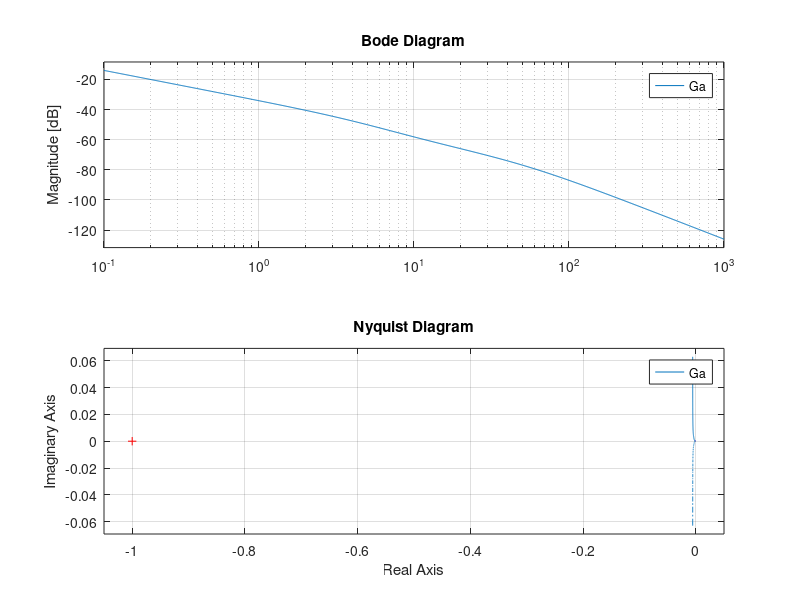

The MATLAB source for this figure:
clear all, close all

s = tf('s')

F = (s+10)/(s^3+45*s^2-250*s);
zero(F)
damp(F)

kf = dcgain(s*F)
Kr = 2;
Kc = 1;

Ga = Kc*F/Kr;

bode(Ga), grid on
nyquist(Ga), grid on

Kc = 800;
W = feedback(Kc*F,1/Kr);
dcgain(W)
damp(W)